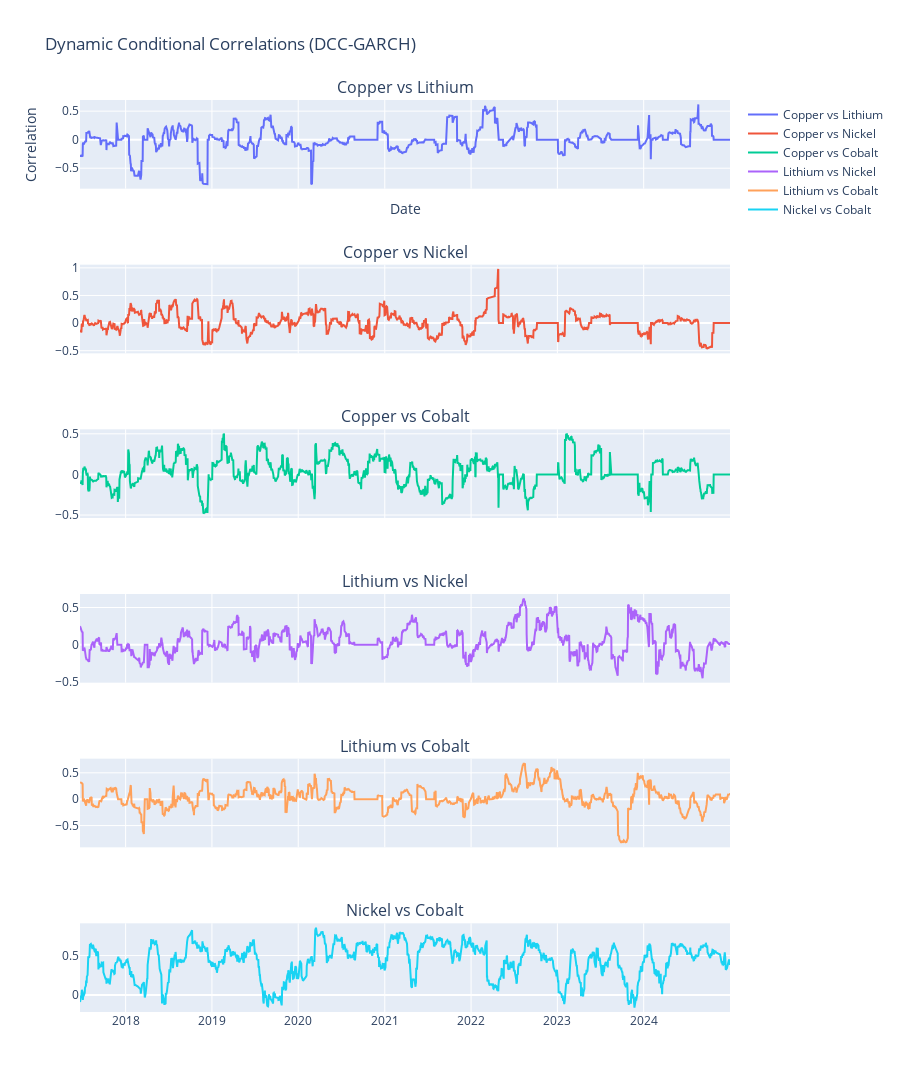

Source (notebook cell):
### Code cell
# ----- Calculate Dynamic Conditional Correlations with a Rolling Window -----
window = 30  # set your rolling window length (e.g., 30 days)

# Calculate dynamic correlation matrices using a rolling window on standardized returns
dynamic_corrs = []
for i in range(window, len(standardized_returns)):
    window_data = standardized_returns.iloc[i - window:i]
    # Ensure the window_data is complete
    if window_data.isnull().values.any():
        continue
    corr_matrix = window_data.corr().values
    dynamic_corrs.append(corr_matrix)
dynamic_corrs = np.array(dynamic_corrs)  # shape: (T-window, n, n)

# Extract dynamic correlation series for each pair
assets = returns_df.columns.tolist()
dcc_corr_series = {}
for i in range(len(assets)):
    for j in range(i + 1, len(assets)):
        pair_name = f"{assets[i]} vs {assets[j]}"
        # Replace NaN values with 0 to ensure no missing data impacts the result
        dcc_corr_series[pair_name] = np.nan_to_num(dynamic_corrs[:, i, j])

# ----- Plot the Dynamic Correlations using Plotly -----
fig = make_subplots(rows=len(dcc_corr_series), cols=1, shared_xaxes=True,
                    subplot_titles=list(dcc_corr_series.keys()))

row = 1
for pair, corr_series in dcc_corr_series.items():
    # Use the corresponding dates from the standardized_returns index (after the rolling window)
    dates = standardized_returns.index[window:]
    fig.add_trace(go.Scatter(x=dates, y=corr_series, mode='lines', name=pair),
                  row=row, col=1)
    row += 1

fig.update_layout(
    title='Dynamic Conditional Correlations (DCC-GARCH)',
    xaxis_title='Date',
    yaxis_title='Correlation',
    height=300 * len(dcc_corr_series)
)
fig.show()

# ----- In-Depth Analysis: Summary Statistics for Each Pair -----
for pair, corr_series in dcc_corr_series.items():
    # Replace NaN values with 0 to ensure calculations are valid
    corr_series = np.nan_to_num(corr_series)
    mean_corr = np.mean(corr_series)
    std_corr  = np.std(corr_series)
    min_corr  = np.min(corr_series)
    max_corr  = np.max(corr_series)
    print(f"{pair}:")
    print(f"  Mean correlation: {mean_corr:.3f}")
    print(f"  Std. deviation:  {std_corr:.3f}")
    print(f"  Minimum correlation: {min_corr:.3f}")
    print(f"  Maximum correlation: {max_corr:.3f}\n")

### Figure 1 — Plotly figure (JSON) as saved in the notebook; plotly's stock layout.template omitted (floating-point values rounded to 4 significant figures; data arrays with more than 128 entries replaced by an {"elided": "..."} marker saying what was removed)
{"data": [{"mode": "lines", "name": "Copper vs Lithium", "type": "scatter", "x": {"elided": "1811 str values"}, "xaxis": "x", "y": {"elided": "1811 float values"}, "yaxis": "y"}, {"mode": "lines", "name": "Copper vs Nickel", "type": "scatter", "x": {"elided": "1811 str values"}, "xaxis": "x2", "y": {"elided": "1811 float values"}, "yaxis": "y2"}, {"mode": "lines", "name": "Copper vs Cobalt", "type": "scatter", "x": {"elided": "1811 str values"}, "xaxis": "x3", "y": {"elided": "1811 float values"}, "yaxis": "y3"}, {"mode": "lines", "name": "Lithium vs Nickel", "type": "scatter", "x": {"elided": "1811 str values"}, "xaxis": "x4", "y": {"elided": "1811 float values"}, "yaxis": "y4"}, {"mode": "lines", "name": "Lithium vs Cobalt", "type": "scatter", "x": {"elided": "1811 str values"}, "xaxis": "x5", "y": {"elided": "1811 float values"}, "yaxis": "y5"}, {"mode": "lines", "name": "Nickel vs Cobalt", "type": "scatter", "x": {"elided": "1811 str values"}, "xaxis": "x6", "y": {"elided": "1811 float values"}, "yaxis": "y6"}], "layout": {"annotations": [{"font": {"size": 16}, "showarrow": false, "text": "Copper vs Lithium", "x": 0.5, "xanchor": "center", "xref": "paper", "y": 1.0, "yanchor": "bottom", "yref": "paper"}, {"font": {"size": 16}, "showarrow": false, "text": "Copper vs Nickel", "x": 0.5, "xanchor": "center", "xref": "paper", "y": 0.8194, "yanchor": "bottom", "yref": "paper"}, {"font": {"size": 16}, "showarrow": false, "text": "Copper vs Cobalt", "x": 0.5, "xanchor": "center", "xref": "paper", "y": 0.6389, "yanchor": "bottom", "yref": "paper"}, {"font": {"size": 16}, "showarrow": false, "text": "Lithium vs Nickel", "x": 0.5, "xanchor": "center", "xref": "paper", "y": 0.4583, "yanchor": "bottom", "yref": "paper"}, {"font": {"size": 16}, "showarrow": false, "text": "Lithium vs Cobalt", "x": 0.5, "xanchor": "center", "xref": "paper", "y": 0.2778, "yanchor": "bottom", "yref": "paper"}, {"font": {"size": 16}, "showarrow": false, "text": "Nickel vs Cobalt", "x": 0.5, "xanchor": "center", "xref": "paper", "y": 0.09722, "yanchor": "bottom", "yref": "paper"}], "height": 1800, "title": {"text": "Dynamic Conditional Correlations (DCC-GARCH)"}, "xaxis": {"anchor": "y", "domain": [0, 1], "matches": "x6", "showticklabels": false, "title": {"text": "Date"}}, "xaxis2": {"anchor": "y2", "domain": [0, 1], "matches": "x6", "showticklabels": false}, "xaxis3": {"anchor": "y3", "domain": [0, 1], "matches": "x6", "showticklabels": false}, "xaxis4": {"anchor": "y4", "domain": [0, 1], "matches": "x6", "showticklabels": false}, "xaxis5": {"anchor": "y5", "domain": [0, 1], "matches": "x6", "showticklabels": false}, "xaxis6": {"anchor": "y6", "domain": [0, 1]}, "yaxis": {"anchor": "x", "domain": [0.9028, 1.0], "title": {"text": "Correlation"}}, "yaxis2": {"anchor": "x2", "domain": [0.7222, 0.8194]}, "yaxis3": {"anchor": "x3", "domain": [0.5417, 0.6389]}, "yaxis4": {"anchor": "x4", "domain": [0.3611, 0.4583]}, "yaxis5": {"anchor": "x5", "domain": [0.1806, 0.2778]}, "yaxis6": {"anchor": "x6", "domain": [0, 0.09722]}}}
